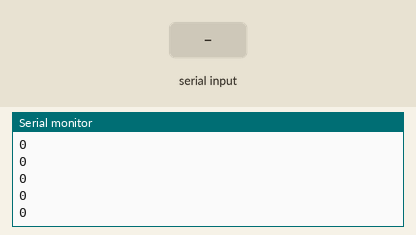
This sketch was run on a simulated Arduino Uno, built with avr-gcc and run on an emulated ATmega328P. On the bench: the last lines printed to the serial monitor. The test bench sets the inputs (shaded band).

Above: at 1.2 s.
1.3 s: "90,45\n" received over the second serial link
At 2.1 s:
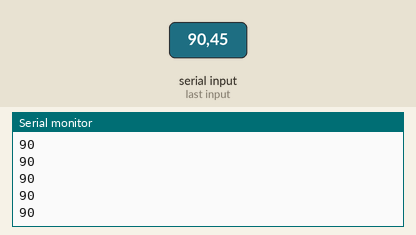
2.8 s: "30,150\n" received over the second serial link
At 3.3 s:
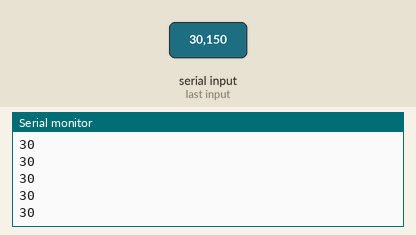
Timing chart, 0 to 5.8 s (numbered marks = the images above; inputs shaded):
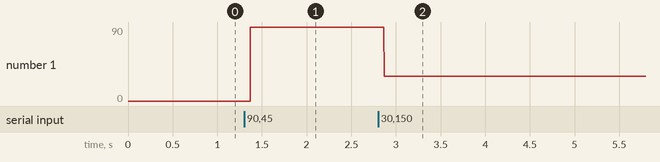

The sketch:

hc-05.ino
```cpp
#include <SoftwareSerial.h>
SoftwareSerial blue(10,11);
String data;
int t;
void setup() {
  Serial.begin(9600);
  blue.begin(9600);
}

void loop() {
 if(blue.available())
   {
    data=blue.readStringUntil('\n');
   }
   //Serial.println(data);
   t=(data.toInt());
   Serial.println(t);

}
```

Measured:
- after the input at 1.3 s, the serial monitor: prints a new line after 0.07 s (image 1)
- after the input at 2.8 s, the serial monitor: prints a new line after 0.07 s (image 2)
- plotted number 1: 0 → 90 after the input at 1.3 s, 90 → 30 after the input at 2.8 s
